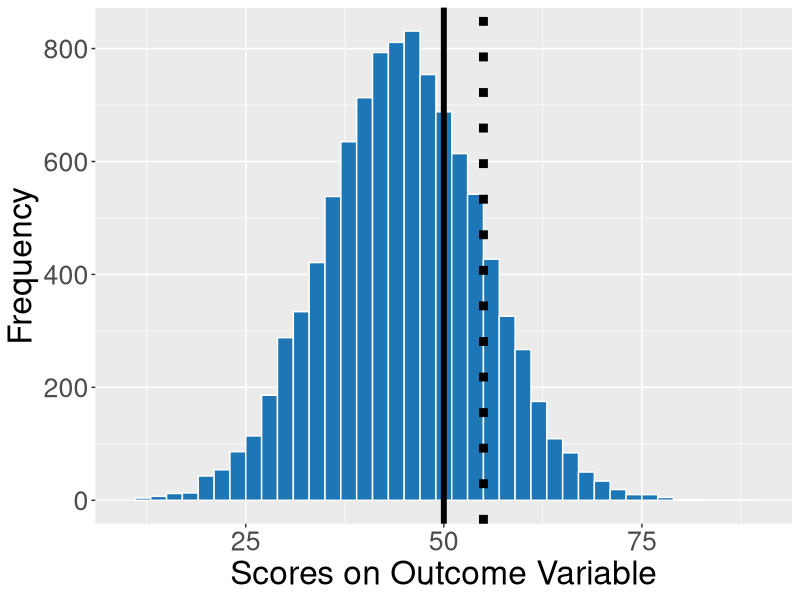
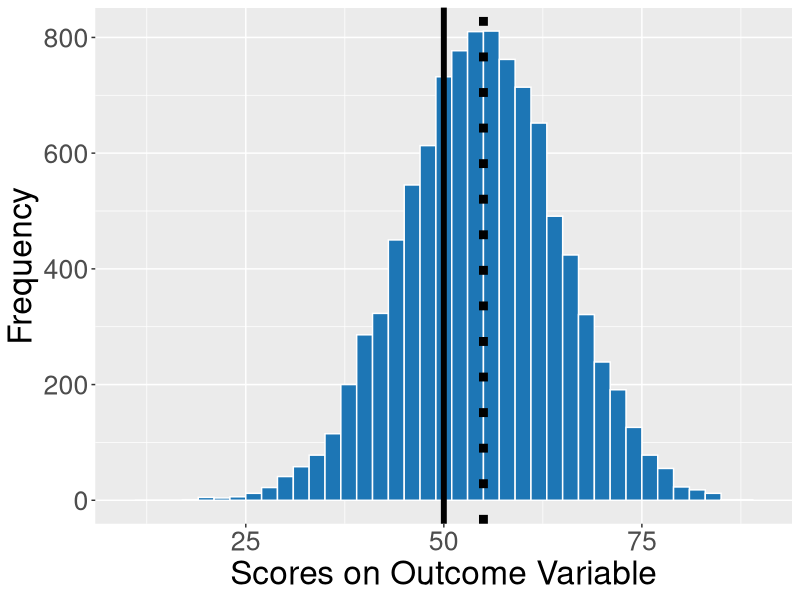
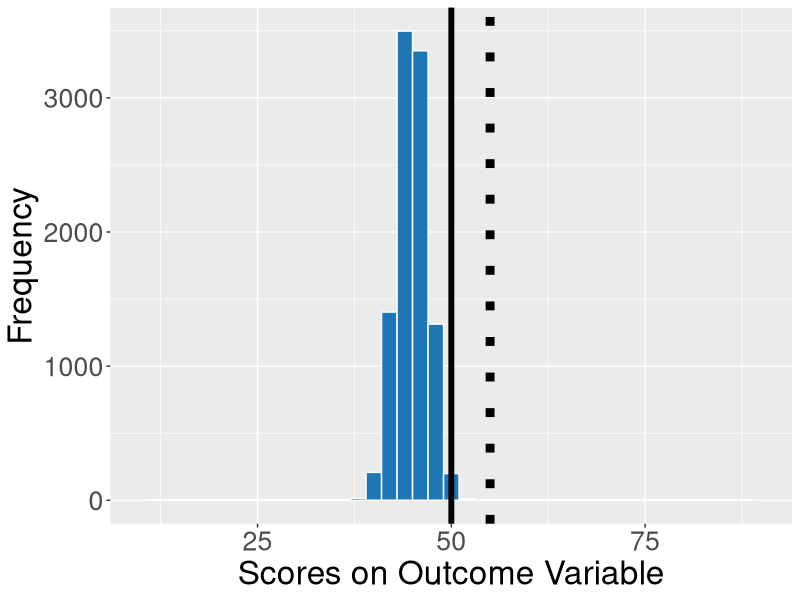
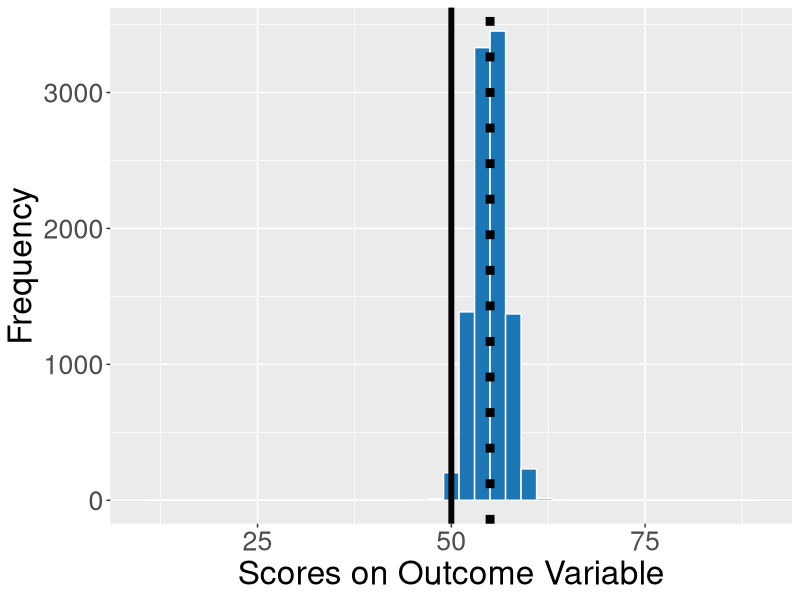
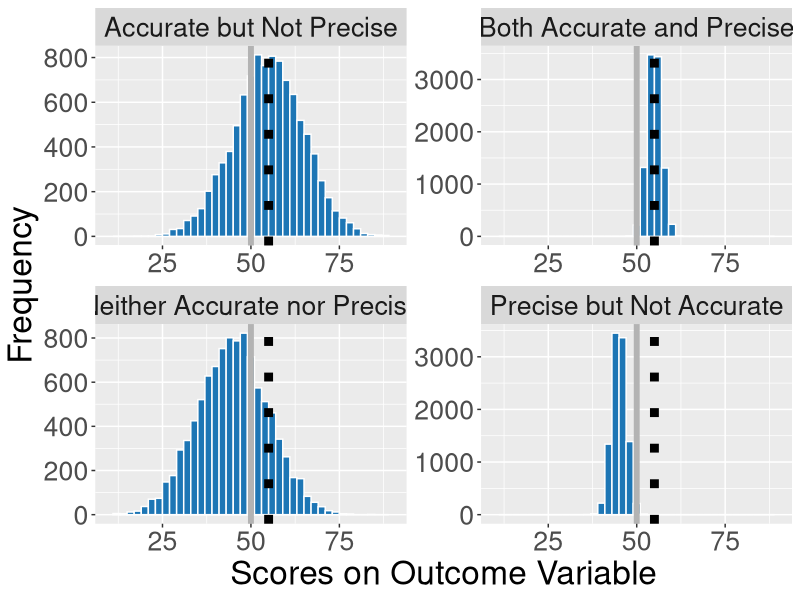
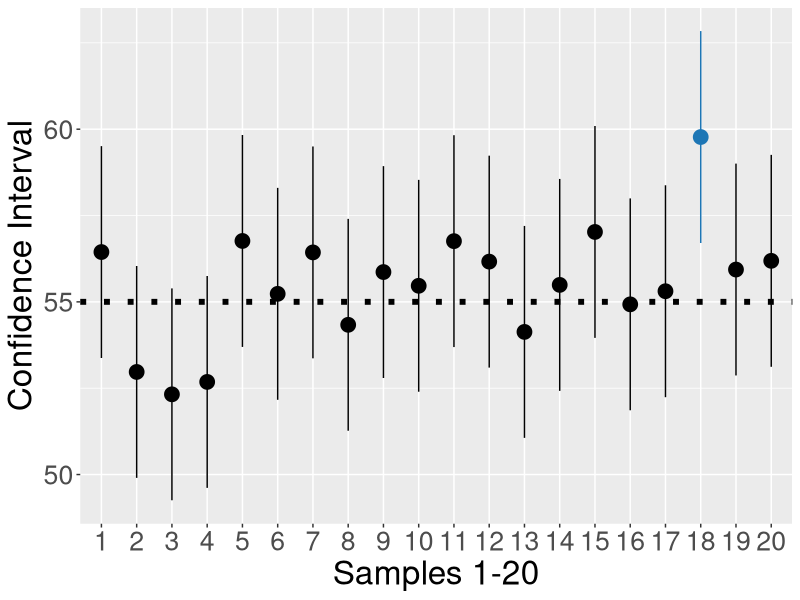
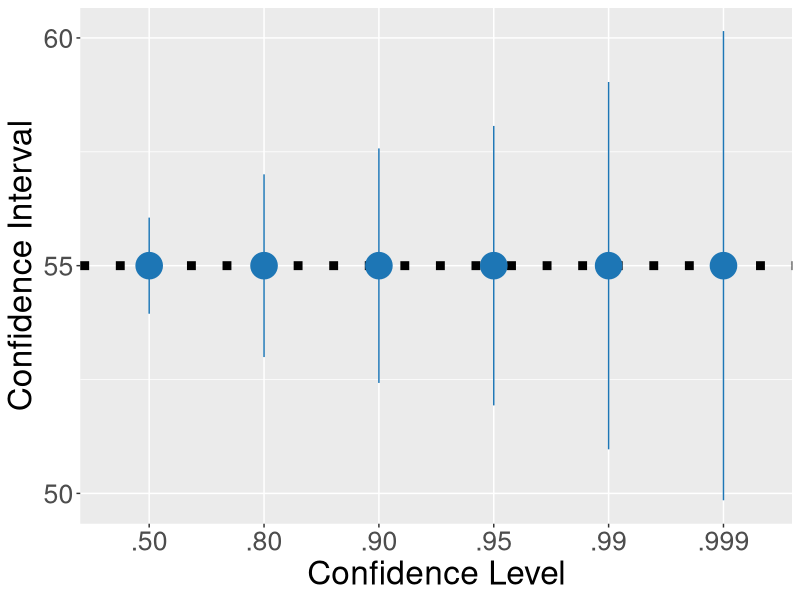
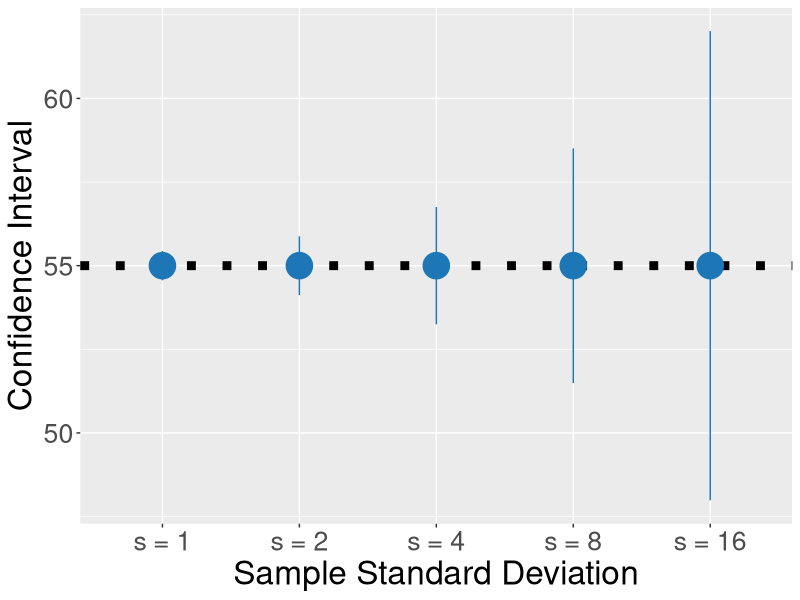

Write R code to recreate these figures, in order.
# DSFO_08_03: Estimation

# As a note, save graphics as 1165 x 500, as that is the proportion
# for the images in the PowerPoint template I'm using
# For saving, using width = 13.5, height = 6, dpi = 200

# Color palette:
# - Red:   firebrick3 (#136)
# - White: white      (#1)
# - Black: black      (#24)
# - Tan:   wheat      (#646)

# Use ggplot2 as much as possible
library("ggplot2")

# ======================================================================
# Figure_DSFO_08_03_01_Precision_and_Accuracy_1.png
# ======================================================================

# Histogram that is neither accurate nor precise
x1 <- rnorm(10000, 45, 10)
ggplot(NULL, aes(x = x1)) + 
  geom_histogram(binwidth = 2, fill = "#1D76B5", colour = "white") +
  xlim(10, 90) +
  xlab("Scores on Outcome Variable") +  # Title on Y axis
  ylab("Frequency") +
  theme(text = element_text(size = 24)) +
  geom_vline(xintercept = 55, linetype = "dotted", size = 3) +
  geom_vline(xintercept = 50, linetype = "solid", size = 2)

ggsave("Figure_DSFO_08_03_01_Precision_and_Accuracy_1.png",
       width = 13.5, height = 6, dpi = 200)
# ======================================================================
# Figure_DSFO_08_03_02_Precision_and_Accuracy_2.png
# ======================================================================

# Histogram that is accurate but not precise
x2 <- rnorm(10000, 55, 10)
ggplot(NULL, aes(x = x2)) + 
  geom_histogram(binwidth = 2, fill = "#1D76B5", colour = "white") +
  xlim(10, 90) +
  xlab("Scores on Outcome Variable") +  # Title on Y axis
  ylab("Frequency") +
  theme(text = element_text(size = 24)) +
  geom_vline(xintercept = 55, linetype = "dotted", size = 3) +
  geom_vline(xintercept = 50, linetype = "solid", size = 2)

ggsave("Figure_DSFO_08_03_02_Precision_and_Accuracy_2.png",
       width = 13.5, height = 6, dpi = 200)
# ======================================================================
# Figure_DSFO_08_03_03_Precision_and_Accuracy_3.png
# ======================================================================

# Histogram that is precise but not accurate
x3 <- rnorm(10000, 45, 2)
ggplot(NULL, aes(x = x3)) + 
  geom_histogram(binwidth = 2, fill = "#1D76B5", colour = "white") +
  xlim(10, 90) +
  xlab("Scores on Outcome Variable") +  # Title on Y axis
  ylab("Frequency") +
  theme(text = element_text(size = 24)) +
  geom_vline(xintercept = 55, linetype = "dotted", size = 3) +
  geom_vline(xintercept = 50, linetype = "solid", size = 2)

ggsave("Figure_DSFO_08_03_03_Precision_and_Accuracy_3.png",
       width = 13.5, height = 6, dpi = 200)
# ======================================================================
# Figure_DSFO_08_03_04_Precision_and_Accuracy_4.png
# ======================================================================

# Histogram that is both accurate and precise
x4 <- rnorm(10000, 55, 2)
ggplot(NULL, aes(x = x4)) + 
  geom_histogram(binwidth = 2, fill = "#1D76B5", colour = "white") +
  xlim(10, 90) +
  xlab("Scores on Outcome Variable") +  # Title on Y axis
  ylab("Frequency") +
  theme(text = element_text(size = 24)) +
  geom_vline(xintercept = 55, linetype = "dotted", size = 3) +
  geom_vline(xintercept = 50, linetype = "solid", size = 2)

ggsave("Figure_DSFO_08_03_04_Precision_and_Accuracy_4.png",
       width = 13.5, height = 6, dpi = 200)
# ======================================================================
# Figure_DSFO_08_03_05_Precision_and_Accuracy_5.png
# ======================================================================

# Create variables
x1 <- rnorm(10000, 45, 10)
x2 <- rnorm(10000, 55, 10)
x3 <- rnorm(10000, 45, 2)
x4 <- rnorm(10000, 55, 2)

# Join variables
xbind <- cbind(x1, x2, x3, x4)

# Create empty dataframe
xdf <- data.frame()  # xdf = "X dataframe"

# Fill in data frame
rnames <- c("Neither Accurate nor Precise",
            "Accurate but Not Precise",
            "Precise but Not Accurate",
            "Both Accurate and Precise")

for(i in 1:4)
  xdf <- rbind(xdf, 
               data.frame(set = rnames[i], 
                          x = xbind[, i]))

# Plot Data
ggplot(xdf, aes(x = x)) + 
  geom_histogram(binwidth = 2, fill = "#1D76B5", colour = "white") +
  xlim(10, 90) +
  xlab("Scores on Outcome Variable") +  # Title on Y axis
  ylab("Frequency") +
  theme(text = element_text(size = 24)) +
  geom_vline(xintercept = 55,
             linetype = "dotted",
             size = 3) +
  geom_vline(xintercept = 50,
             linetype = "solid",
             size = 2, 
             color = "gray70") +
# Four panels
  facet_wrap(~set, ncol=2, scales = "free")

ggsave("Figure_DSFO_08_03_05_Precision_and_Accuracy_5.png",
       width = 13.5, height = 6, dpi = 200)

# ======================================================================
# Figure_DSFO_08_03_06_Confidence_interval_variation.png
# ======================================================================

# Trying an example from 
# http://yihui.name/en/2007/10/
# demonstration-of-confidence-intervals-using-r/
# Also http://www.rforge.net/doc/packages/animation/conf.int.html
# Interesting but not what I need
# require("animation")
# conf.int
# conf.int(0.95, size = 20, cl = c("red", "black"))

# Instead, use this:
# Simulated data for 20 groups
m <- 55  # Mean for simulation
s <- 7   # Standard deviation
n <- 20  # Sample size
k <- 20  # Number of samples

llim <- rep(NA,k)
mean <- rep(NA,k)
ulim <- rep(NA,k)
outlier <- rep(FALSE,k)
sn  <- c("1", "2", "3", "4", "5", 
         "6", "7", "8", "9", "10",
         "11", "12", "13", "14", "15",
         "16", "17", "18", "19", "20")
sn <- factor(sn, as.character(sn))


for(i in 1:k) {
  x <- rnorm(n, m, s)
  llim[i] <- mean(x) - qnorm(0.975) * sqrt(s^2 / n)
  mean[i] <- mean(x)
  ulim[i] <- mean(x) + qnorm(0.975) * sqrt(s^2 / n)
  if((llim[i] > m) || (ulim[i] < m)) {
    outlier[i] <- TRUE
  }
}

# Combine vectors into data frame and show results
cl.df <- data.frame(sn, llim, mean, ulim, outlier)
names(cl.df) <- c("sample", "lower", "mean", "upper", "outlier")
# cl.df

# Manually set colors for plot
colors <- c("black", "#1D76B5")
names(colors) <- levels(cl.df$outlier)
colScale <- scale_colour_manual(name = "outlier",values = colors)

# Create plot using "pointrange"
ggplot(cl.df, aes(sample, mean, ymin = lower, ymax = upper )) +
  scale_y_continuous(breaks = c(45, 50, 55, 60, 65)) +
  geom_hline(yintercept = 55, linetype = "dotted", size = 2) +
  geom_pointrange(size = 1, aes(color = outlier)) +
  xlab("Samples 1-20") +
  ylab("Confidence Interval") +
  theme(text = element_text(size = 24)) +
  theme(legend.position = "none") + 
  colScale

ggsave("Figure_DSFO_08_03_06_Precision_and_Accuracy_6.png",
       width = 13.5, height = 6, dpi = 200)

# ======================================================================
# Figure_DSFO_08_03_07_Confidence_level_and_CI.png
# ======================================================================

# Varying the Confidence Level
m <- 55  # Mean for simulation
k <- 6   # Number of samples
s <- 7   # Standard deviation
n <- 20  # Sample size

conf <- c(.50, .80, .90, .95, .99, .999)
llim <- rep(NA, k)
mean <- rep(NA, k)
ulim <- rep(NA, k)
samp <- c(".50", ".80", ".90", ".95", ".99", ".999")
# x <- rnorm(10000, m, s)

for(i in 1:k) {
  llim[i] <- m - qnorm(1 - ((1 - conf[i])/2)) * s/sqrt(n)
  mean[i] <- m
  ulim[i] <- m + qnorm(1 - ((1 - conf[i])/2)) * s/sqrt(n)
}

# Combine vectors into data frame and show results
cl.df <- data.frame(samp, llim, mean, ulim)
names(cl.df) <- c("confidence_level", "lower", "mean", "upper")
cl.df

# Create plot using "pointrange"
ggplot(cl.df, aes(confidence_level,
                  mean,
                  ymin = lower,
                  ymax = upper)) +
  scale_y_continuous(breaks = c(45, 50, 55, 60, 65)) +
  geom_hline(yintercept = 55, linetype = "dotted", size = 3) +
  geom_pointrange(size = 2, colour = "#1D76B5") +
  xlab("Confidence Level") +
  ylab("Confidence Interval") +
  theme(text = element_text(size = 24)) +
  theme(legend.position = "none")

ggsave("Figure_DSFO_08_03_07_Confidence_level_and_CI.png",
       width = 13.5, height = 6, dpi = 200)

# ======================================================================
# Figure_DSFO_08_03_08_Confidence_level_and_SD.png
# ======================================================================

# Varying the Confidence Level
m <- 55  # Mean for simulation
k <- 5   # Number of samples
# s <- 7   # Standard deviation
n <- 20  # Sample size

conf <- rep(.95, k)
s  <- c(1, 2, 4, 8, 16)
llim <- rep(NA, k)
mean <- rep(NA, k)
ulim <- rep(NA, k)
samp <- c("s = 1", "s = 2", "s = 4", "s = 8", "s = 16")
samp <- factor(samp, as.character(samp))
# x <- rnorm(10000, m, s)

for(i in 1:k) {
  llim[i] <- m - qnorm(1 - ((1 - conf[i])/2)) * s[i]/sqrt(n)
  mean[i] <- m
  ulim[i] <- m + qnorm(1 - ((1 - conf[i])/2)) * s[i]/sqrt(n)
}

# Combine vectors into data frame and show results
cl.df <- data.frame(samp, llim, mean, ulim)
names(cl.df) <- c("standard_deviation", "lower", "mean", "upper")
cl.df

# Create plot using "pointrange"
ggplot(cl.df, aes(standard_deviation,
                  mean,
                  ymin = lower,
                  ymax = upper,
                  order = upper)) +
  scale_y_continuous(breaks = c(45, 50, 55, 60, 65)) +
  geom_hline(yintercept = 55, linetype = "dotted", size = 3) +
  geom_pointrange(size = 2,
                  colour = "#1D76B5") +
  xlab("Sample Standard Deviation") +
  ylab("Confidence Interval") +
  theme(text = element_text(size = 24)) +
  theme(legend.position = "none")

ggsave("Figure_DSFO_08_03_08_Confidence_level_and_SD.png",
       width = 13.5, height = 6, dpi = 200)

# ======================================================================
# Figure_DSFO_08_03_09_Confidence_level_and_n.png
# ======================================================================

# Varying the Confidence Level
m <- 55  # Mean for simulation
k <- 9   # Number of samples

conf <- rep(.95, k)
s <- rep(7, k)
n <- c(2, 4, 8, 16, 32, 64, 128, 256, 512)
llim <- rep(NA, k)
mean <- rep(NA, k)
ulim <- rep(NA, k)
samp <- c("n = 2", "n = 4", "n = 8", 
          "n = 16", "n = 32", "n = 64",
          "n = 128", "n = 256", "n = 512")
samp <- factor(samp, as.character(samp))
# x <- rnorm(10000, m, s)

for(i in 1:k) {
  llim[i] <- m - qnorm(1 - ((1 - conf[i])/2)) * s[i]/sqrt(n[i])
  mean[i] <- m
  ulim[i] <- m + qnorm(1 - ((1 - conf[i])/2)) * s[i]/sqrt(n[i])
}

# Combine vectors into data frame and show results
cl.df <- data.frame(samp, llim, mean, ulim)
names(cl.df) <- c("sample_size", "lower", "mean", "upper")
cl.df

# Create plot using "pointrange"
ggplot(cl.df, aes(sample_size,
                  mean,
                  ymin = lower,
                  ymax = upper)) +
  scale_y_continuous(breaks = c(45, 50, 55, 60, 65)) +
  geom_hline(yintercept = 55, linetype = "dotted", size = 3) +
  geom_pointrange(size = 2,
                  colour = "#1D76B5") +
  xlab("Sample Size") +
  ylab("Confidence Interval") +
  theme(text = element_text(size = 24)) +
  theme(legend.position = "none")

ggsave("Figure_DSFO_08_03_09_Confidence_level_and_n.png",
       width = 13.5, height = 6, dpi = 200)

